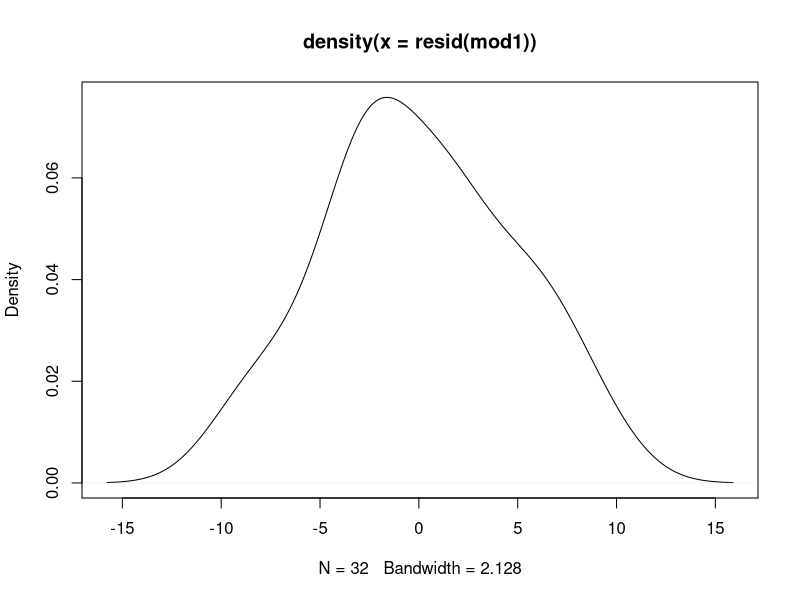
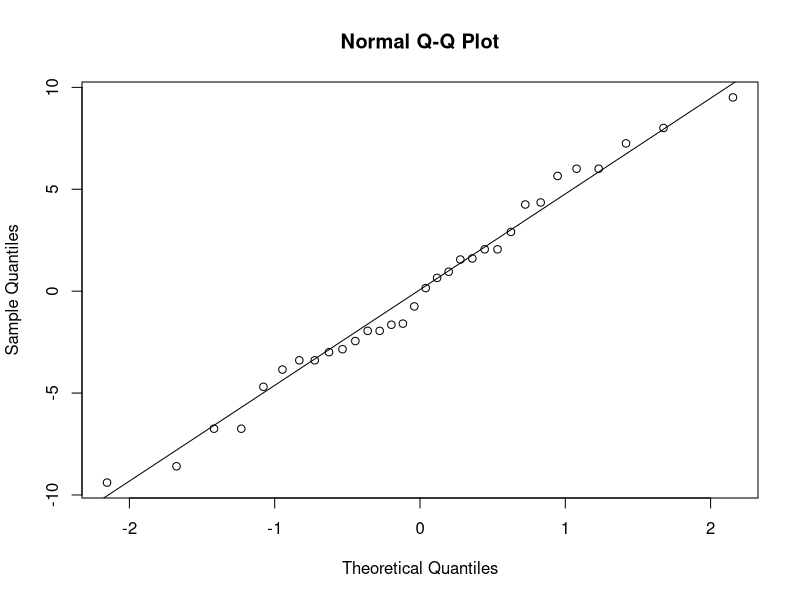
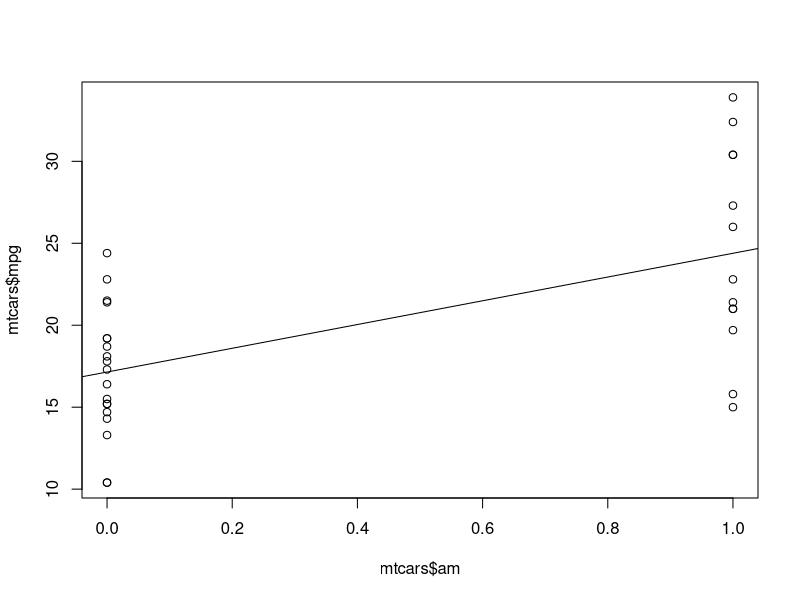
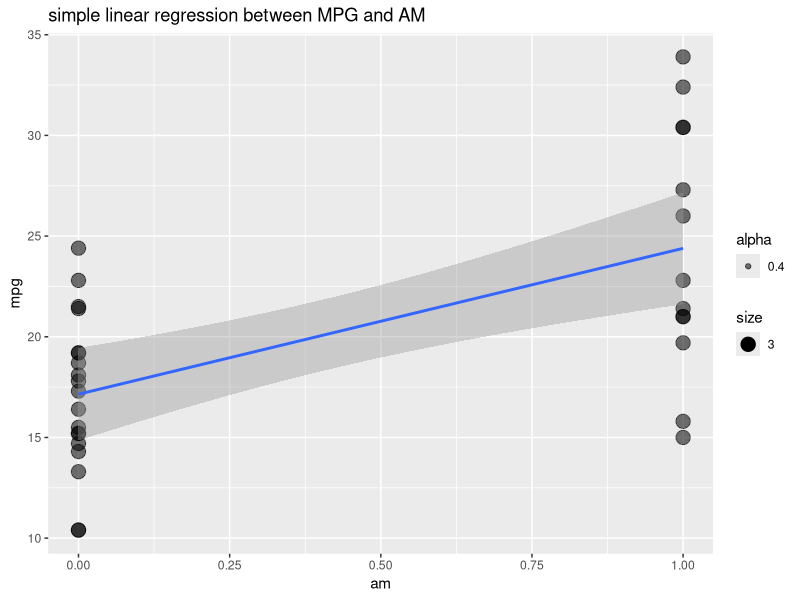
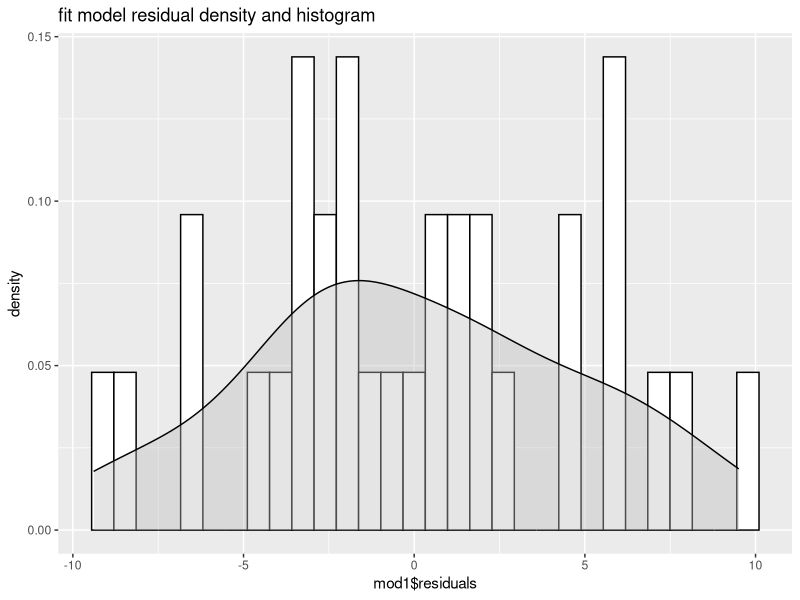
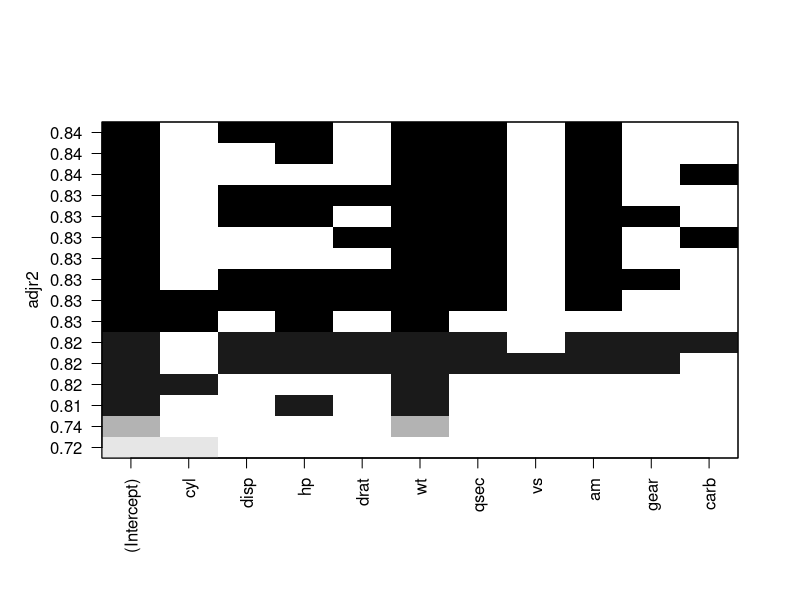
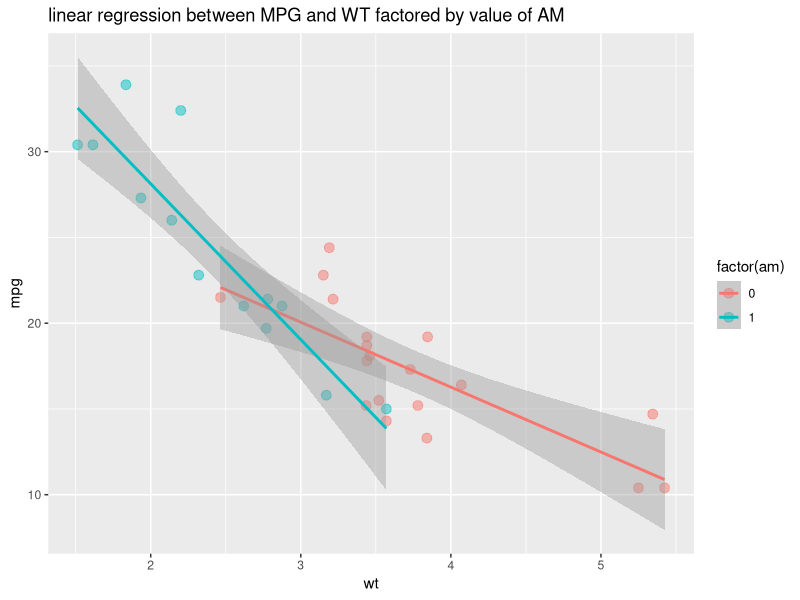
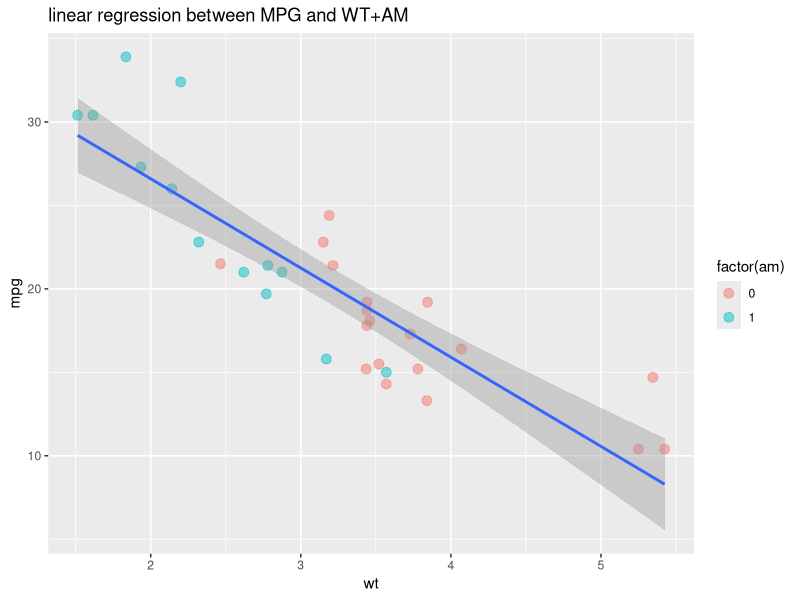

These figures' R source, in order:
# factor wont work with lot of functions
# use factor funciton when plotting
#MTcars <- mtcars
#MTcars$am <- factor(mtcars$am, levels = c(0,1), labels = c('auto','manual'))
#MTcars$cyl <- factor(mtcars$cyl)
#MTcars$gear <- factor(mtcars$gear)
#MTcars$vs <- factor(mtcars$vs)
#MTcars$carb <- factor(mtcars$carb)
#MTcars$vs <- factor(mtcars$vs, levels = c(0,1), labels = c("v-shaped","straight"))

mod1 <- lm(mpg ~ am, data = mtcars)
mod2 <- lm(mpg ~ wt + qsec + am, data = mtcars)
summary(mod1)
#resid(mod1)
plot(density(resid(mod1))) 

# A quantile normal plot - good for checking normality
qqnorm(resid(mod1)) 
qqline(resid(mod1))


plot(mtcars$am, mtcars$mpg)
abline(mod1)

# ANOVA
anova1 <- aov(mpg~am, data = mtcars)
summary(anova1)

## qqplot
library(ggplot2)
ggplot(data = mtcars, aes(x=am, y=mpg)) + 
  geom_point(aes(size=3, alpha=.4)) +
  stat_smooth(method = "lm") +
  ggtitle("simple linear regression between MPG and AM")

ggplot(data = mtcars, aes(mod1$residuals)) + 
  geom_histogram(color='black', fill='white', aes(y=..density..) ) +
  geom_density(alpha=0.4, fill="grey") +
  ggtitle("fit model residual density and histogram")

# multi variables
library(leaps)
# nbest: number of best subset in order
regsubsets.out <- regsubsets(mpg ~ ., data = mtcars, nbest = 2)
as.data.frame(summary(regsubsets.out)$outmat)
# from output below
"
if you want to chose 1 variable, best candidate is wt, second best is cyl,
if you want to chose 2 variables, best with cyl+wt, second best hp+wt
and so on.
NOTE, this output is nbest=2

          cyl disp hp drat wt qsec vs am gear carb
1  ( 1 )                   *                     
1  ( 2 )   *                                     
2  ( 1 )   *               *                     
2  ( 2 )           *       *                     
3  ( 1 )                   *    *     *          
3  ( 2 )   *       *       *                     
4  ( 1 )           *       *    *     *          
4  ( 2 )                   *    *     *         *
5  ( 1 )        *  *       *    *     *          
5  ( 2 )                *  *    *     *         *
6  ( 1 )        *  *    *  *    *     *          
6  ( 2 )        *  *       *    *     *    *     
7  ( 1 )        *  *    *  *    *     *    *     
7  ( 2 )   *    *  *    *  *    *     *          
8  ( 1 )        *  *    *  *    *     *    *    *
8  ( 2 )        *  *    *  *    *  *  *    *     
"
# plot display good selection in dark color 
"the higher adjusted R2 , the better candidate"
plot(regsubsets.out, scale="adjr2")

# lm sepreatly by AM, 2 regression lines
ggplot(data = mtcars, aes(x=wt, y=mpg, color=factor(am))) + geom_point(size =3, alpha =0.5) +
  stat_smooth(method="lm") +
  ggtitle("linear regression between MPG and WT factored by value of AM")

# model with mpg ~ hp, color with am
ggplot(data = mtcars, aes(x=wt, y=mpg)) + geom_point(size =3, alpha =0.5, aes(color=factor(am))) +
  stat_smooth(method="lm") +
  ggtitle("linear regression between MPG and WT+AM")
